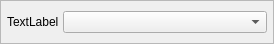
<ui version="4.0" >
 <class>ComboTextParamValue</class>
 <widget class="QWidget" name="ComboTextParamValue" >
  <property name="geometry" >
   <rect>
    <x>0</x>
    <y>0</y>
    <width>274</width>
    <height>44</height>
   </rect>
  </property>
  <property name="windowTitle" >
   <string>Form</string>
  </property>
  <layout class="QHBoxLayout" >
   <property name="margin" >
    <number>0</number>
   </property>
   <property name="spacing" >
    <number>0</number>
   </property>
   <item>
    <widget class="QFrame" name="frame" >
     <property name="frameShape" >
      <enum>QFrame::StyledPanel</enum>
     </property>
     <property name="frameShadow" >
      <enum>QFrame::Raised</enum>
     </property>
     <layout class="QHBoxLayout" >
      <property name="margin" >
       <number>6</number>
      </property>
      <property name="spacing" >
       <number>4</number>
      </property>
      <item>
       <widget class="QLabel" name="label" >
        <property name="text" >
         <string>TextLabel</string>
        </property>
       </widget>
      </item>
      <item>
       <widget class="QComboBox" name="comboBox" >
        <property name="sizePolicy" >
         <sizepolicy>
          <hsizetype>7</hsizetype>
          <vsizetype>0</vsizetype>
          <horstretch>0</horstretch>
          <verstretch>0</verstretch>
         </sizepolicy>
        </property>
       </widget>
      </item>
     </layout>
    </widget>
   </item>
  </layout>
 </widget>
 <resources/>
 <connections/>
</ui>
